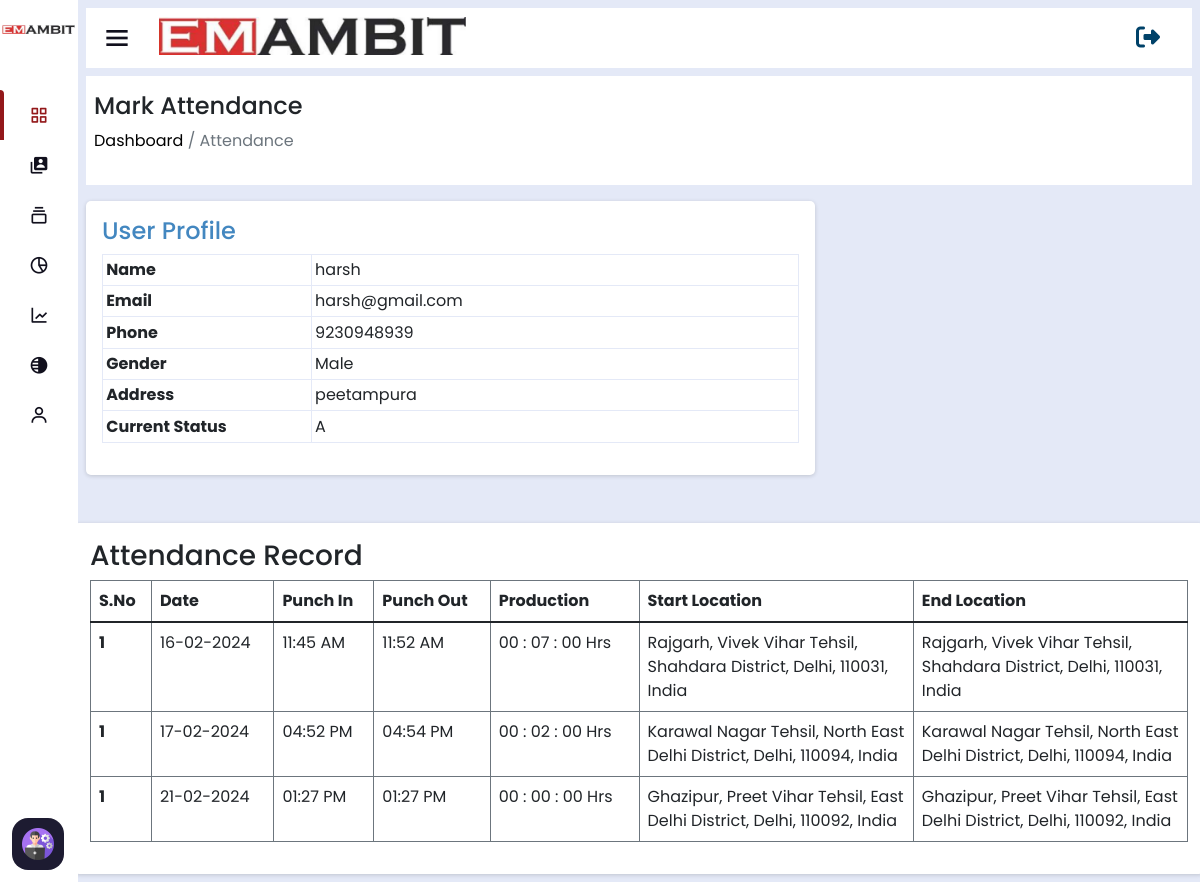
/view-attendance/23/ (signed in), run on the app's committed database.
### home/models.py (models this page shows, shortened)
class CustomUser(AbstractUser):
    username = None
    email = models.EmailField(unique=True)
    user_phone = models.CharField(max_length=50,unique=True)
    user_address=models.CharField(max_length=50)
    user_gender=models.CharField(max_length=50)
    user_status=models.CharField(max_length=100,null=True,blank=True,default='Engineer')
    total_cost=models.IntegerField(default=0,null=True,blank=True)
    visible_password=models.CharField(max_length=254,null=True,blank=True)
    attendance_status=models.CharField(max_length=250,null=True,blank=True,default="A")
    USERNAME_FIELD = 'email'
    REQUIRED_FIELDS = []
    objects = CustomUserManager()

class UserAttendance(models.Model):
    engineer=models.ForeignKey(CustomUser,on_delete=models.CASCADE)
    punchin_country=models.CharField(max_length=254,null=True,blank=True)
    punchin_state=models.CharField(max_length=254,null=True,blank=True)
    punchin_location=models.CharField(max_length=500,null=True,blank=True)
    punchin_postcode=models.CharField(max_length=100,null=True,blank=True)
    attendance_date=models.CharField(max_length=254,null=True,blank=True)
    punchin_time=models.CharField(max_length=200,null=True,blank=True)
    punchout_country=models.CharField(max_length=254,null=True,blank=True)
    punchout_state=models.CharField(max_length=254,null=True,blank=True)
    punchout_location=models.CharField(max_length=500,null=True,blank=True)
    punchout_postcode=models.CharField(max_length=100,null=True,blank=True)
    punchout_time=models.CharField(max_length=200,null=True,blank=True)
    total_hours=models.CharField(max_length=200,default='0.00')
    punch_status=models.CharField(max_length=20,default='Absent' , null=True,blank=True)
    class Meta:
        unique_together =('attendance_date','engineer')

### home/views.py (the view)
# urls.py: path('view-attendance/<id>/',ViewAttendance_view),
def ViewAttendance_view(request,id):
    eng_to_get=CustomUser.objects.get(id=id)
    particular_attendance=UserAttendance.objects.filter(engineer=eng_to_get)
    return render(request,'view-attendance.html',{'particular_attendance':particular_attendance,'eng_to_get':eng_to_get})

### home/templates/view-attendance.html (shortened to what this page needs)
<!DOCTYPE html>
<html lang="en" dir="ltr">
<head>
  {% include 'header-links.html' %}
</head>
<body>
    {% include 'header.html' %}
    {% if request.user.is_authenticated and  request.user.is_superuser %}
  <section class="nav-section">
    {% include 'subtitle.html' %}
    <div class="breadcum" >
        <div>
            <h2>Mark Attendance</h2>
            <p><a href="/">  Dashboard</a> / Attendance</p>
        </div>
    </div>
    <div class="attendance-div">
      <div class="row">
          <div class="col-lg-8 col-md-6" style="position: sticky; top: 0px;">
              <div class="curve attendance-main table_" style="padding-bottom: 2rem;">
                  <h4 class="subhead">User Profile</h4>
                  <table id="addLiveList">
                    <tr>
                        <th>Name </th>
                        <td>{{eng_to_get.first_name}}</td>
                    </tr>
                    <tr>
                        <th>Email</th>
                        <td>{{eng_to_get.email}}</td>
                    </tr>
                    <tr>
                        <th>Phone</th>
                        <td>{{eng_to_get.user_phone}}</td>
                    </tr>
                    <tr>
                        <th>Gender</th>
                        <td>{{eng_to_get.user_gender}}</td>
                    </tr>
                    <tr>
                        <th>Address</th>
                        <td>{{eng_to_get.user_address}}</td>
                    </tr>
                    <tr>
                        <th>Current Status</th>
                        <td id="add_time">{{eng_to_get.attendance_status}}</td>
                    </tr>
                  </table>
              </div>
          </div>
          <div class="col-md-12 border-table">
              <h3>Attendance Record</h3>
              <div class="table-responsive">
                  <table class="table table-bordered">
                      <thead>
                          <tr>
                              <th scope="row">S.No</th>
                              <th scope="row">Date</th>
                              <th scope="row">Punch In</th>
                              <th scope="row">Punch Out</th>
                              <th scope="row">Production</th>
                              <th scope="row" style="width: 25%;">Start Location</th>
                              <th scope="row" style="width: 25%;">End Location</th>
                          </tr>
                      </thead>
                      <tbody>
                        {% for all_data in particular_attendance %}
                          <tr>
                              <th scope="row">1</th>
                              <td>{{all_data.attendance_date}}</td>
                              <td>{{all_data.punchin_time}}</td>
                              <td>{{all_data.punchout_time}}</td>
                              <td>{{all_data.total_hours}}</td>
                              <td>{{all_data.punchin_location}}</td>
                              <td>{{all_data.punchin_location}}</td>
                          </tr>
                          {% endfor %}
                      </tbody>
                  </table>
              </div>
          </div>
      </div>
  </div>
 {% else %}
  <script>
    window.location.href='/page-not-found'
  </script>
  {% endif %}
  </section>
</body>
</html>

### home/static/assets/css/sidebar.css (style rules this page uses)
* { margin: 0; padding: 0; box-sizing: border-box; font-family: 'Poppins', sans-serif; }
.nav-section { position: relative; background: #E4E9F7; min-height: 100vh; left: 260px; width: calc(100% - 260px); transition: all 0.5s ease; }
.sidebar.close~.nav-section { left: 78px; width: calc(100% - 78px); }

### home/static/assets/css/style.css (style rules this page uses)
* { margin: 0; padding: 0; box-sizing: border-box; font-family: "Poppins" , sans-serif; text-decoration: none; }
a { text-decoration: none !important; }
:root { --main-bg : #E4E9F7; --light-white: #f0f0f0; --light-white-p: #6c757d; --color-anchor: #0d6efd; --color-blue: #4d8aff; --color-dark-blue: #004269; --color-blu : #4387c0; --color-blue-light : #00AAA9; --color-orange : orange; --color-green : rgb(44, 185, 16); }
.breadcum { background: white; padding: 1rem 0.5rem; margin-bottom: 1rem; }
.breadcum h2 { font-size: 1.5rem; }
.breadcum p { color: var(--light-white-p); }
.breadcum a { color: black; }
table { width: 100%; }
.nav-section { padding: 0.5rem !important; }
.attendance-div .curve { border-radius: 5px; box-shadow: rgba(0, 0, 0, 0.16) 0px 1px 4px; padding: 1rem; background: white; }
.attendance-div .curve:first-child { padding-bottom: 0rem; }
.attendance-div .subhead { color: var(--color-blu); text-align: start; }
.attendance-main { display: flex; gap: 1rem; flex-direction: column; width: 100%; }
.attendance-div .border-table { border-radius: 5px; box-shadow: rgba(0, 0, 0, 0.16) 0px 1px 4px; padding: 1rem; background: white; margin-top: 3rem; }
.attendance-main.table_ { display: none; }
.attendance-main.table_ { display: block; }
.attendance-main.table_ table tr th, .attendance-main.table_ table tr td { padding: 0.2rem; border: 1px solid var(--main-bg); }
.attendance-main.table_ table tr th { width: 30%; }

### home/static/assets/css/user.css (style rules this page uses)
.border-table tr th, .border-table tr td { border: 1px solid var(--light-white-p); padding-left: 0.5rem; }

### data on the page
CustomUser: first_name "harsh", email "harsh@gmail.com", user_phone "9230948939", user_gender "Male", user_address "peetampura", attendance_status "A"
UserAttendance: attendance_date "16-02-2024", punchin_time "11:45 AM", punchout_time "11:52 AM", total_hours "00 : 07 : 00 Hrs", punchin_location "Rajgarh, Vivek Vihar Tehsil, Shahdara District, Delhi, 110031, India"
UserAttendance: attendance_date "17-02-2024", punchin_time "04:52 PM", punchout_time "04:54 PM", total_hours "00 : 02 : 00 Hrs", punchin_location "Karawal Nagar Tehsil, North East Delhi District, Delhi, 110094, India"
UserAttendance: attendance_date "21-02-2024", punchin_time "01:27 PM", punchout_time "01:27 PM", total_hours "00 : 00 : 00 Hrs", punchin_location "Ghazipur, Preet Vihar Tehsil, East Delhi District, Delhi, 110092, India"
